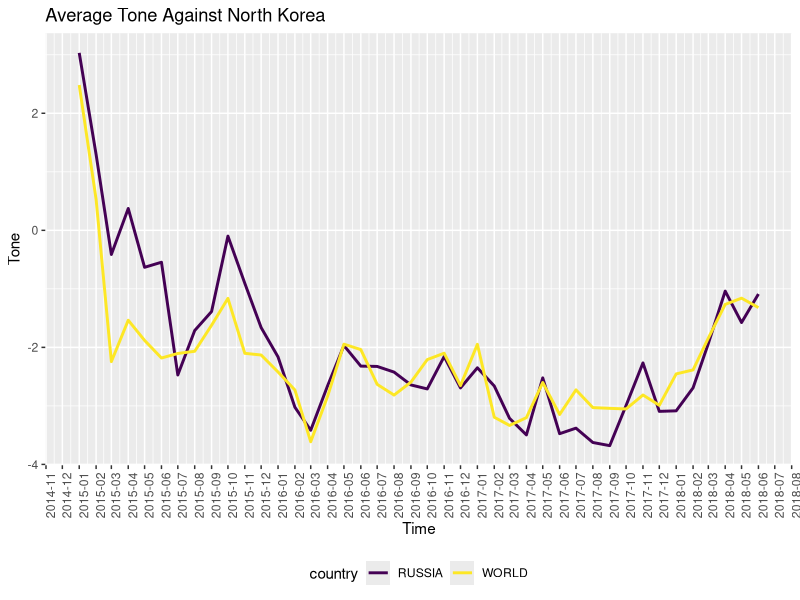
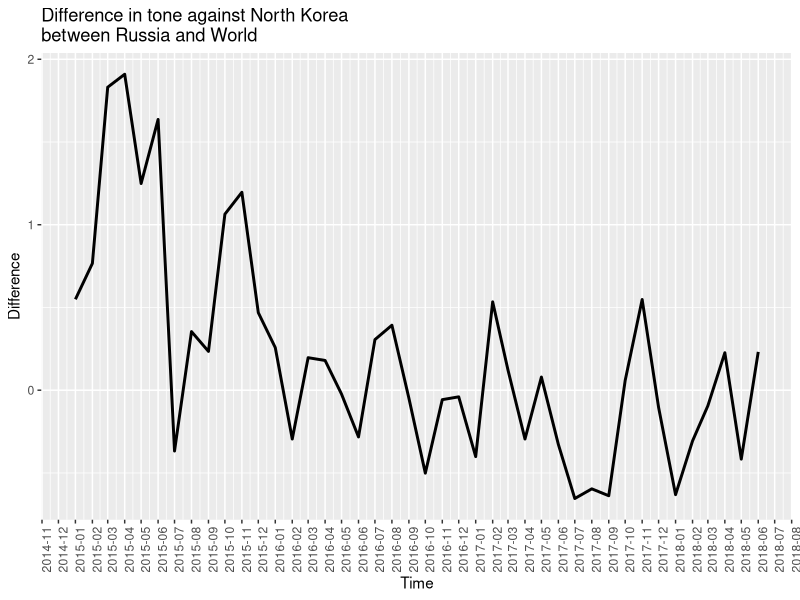

Write the R code that produced these figures, in order.
library(readr)
library(readxl)
library(dplyr)
library(lubridate)
library(stringr)
library(glue)
library(ggplot2)
library(scales)
library(magrittr)
library(viridis)


# Event Number of Articles ----------

# Read data ----------

avg_tone <- read_csv('Result/GDELT/EVENT/tone/avg_tone.csv')
colnames(avg_tone) <- c("country", "date", "avg_tone")
str_kordate <- function(string) {
  res <- string %>%
    str_replace(pattern = "년 ", "-") %>% 
    str_replace(pattern = "월 ", "-") %>% 
    str_replace(pattern = "일", "")
  res
}
avg_tone$date %<>% str_kordate()


# Cut off by month ---------

year_month <- function(date) {
  year <- year(date)
  month <- month(date)
  glue("{year(date)}-{month(date)}-1")
}

avg_tone$year_month <- ymd(purrr::map_chr(avg_tone$date, year_month))
avg_tone_month <-
  avg_tone %>% group_by(year_month) %>% summarise(mean_tone = mean(avg_tone))

avg_tone_rus <- avg_tone %>% filter(country == "RUS")
avg_tone_rus$year_month <-
  ymd(purrr::map_chr(avg_tone_rus$date, year_month))
avg_tone_rus_month <-
  avg_tone_rus %>% group_by(year_month) %>% summarise(mean_tone = mean(avg_tone))


# Avg Tone ---------------------

avg_tone_month$country <- "WORLD"
avg_tone_rus_month$country <- "RUSSIA"

plot_data <- rbind(avg_tone_month, avg_tone_rus_month)


plot_tone <-
  ggplot(plot_data, aes(x = year_month, y = mean_tone, color = country)) +
  geom_line(size = 1) +
  scale_colour_viridis(discrete=TRUE, ) +
  theme(plot.subtitle = element_text(vjust = 1),
        plot.caption = element_text(vjust = 1),
        axis.text.x = element_text(angle = 90),
        legend.position = 'bottom') +
  labs(title = "Average Tone Against North Korea", x = "Time", y = "Tone") +
  scale_x_date(labels = scales::date_format("%Y-%m"), date_breaks = '1 months')

diff <- avg_tone_rus_month %>%
  left_join(avg_tone_month, by = 'year_month') %>%
  select(year_month, mean_tone.x, mean_tone.y) %>%
  mutate(diff = mean_tone.x - mean_tone.y)

plot_tone_diff <- ggplot(diff, aes(x = year_month, y = diff)) +
  geom_line(size = 1) +
  theme(plot.subtitle = element_text(vjust = 1),
        plot.caption = element_text(vjust = 1),
        axis.text.x = element_text(angle = 90)) +
  labs(title = "Difference in tone against North Korea\nbetween Russia and World",
       x = "Time", y = "Difference") + 
  scale_x_date(labels = scales::date_format("%Y-%m"), date_breaks = '1 months')


plot_tone
plot_tone_diff
